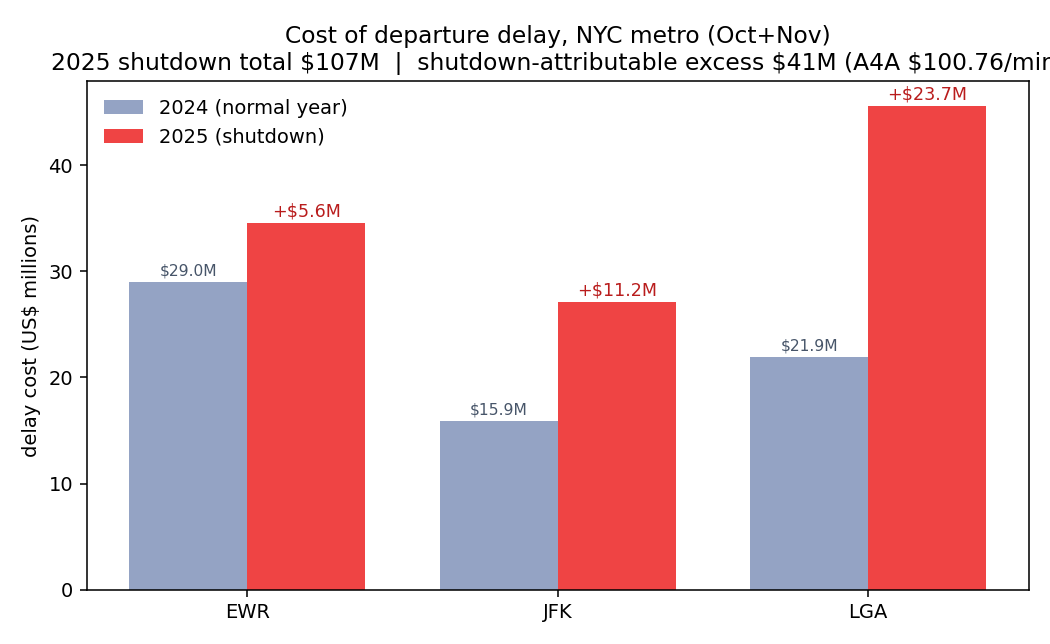

Here is the Python script that generated this plot:
"""Finance figure: dollar cost of delay, normal (2024) vs shutdown (2025),
per NYC-metro airport, using A4A CY2024 $100.76 per block-minute."""
import pandas as pd
import numpy as np
import matplotlib
matplotlib.use("Agg")
import matplotlib.pyplot as plt

COST = 100.76
raw = pd.read_csv("analysis/shutdown_raw_compare.csv")
raw["cost_2024_M"] = raw["total_delaymin_2024"] * COST / 1e6
raw["cost_2025_M"] = raw["total_delaymin_2025"] * COST / 1e6
raw["excess_M"] = raw["cost_2025_M"] - raw["cost_2024_M"]

fig, ax = plt.subplots(figsize=(7.5, 4.6))
x = np.arange(len(raw)); w = 0.38
ax.bar(x - w/2, raw["cost_2024_M"], w, label="2024 (normal year)", color="#94a3c4")
b = ax.bar(x + w/2, raw["cost_2025_M"], w, label="2025 (shutdown)", color="#ef4444")
# mark the shutdown-attributable excess on top of each 2025 bar
for i, r in raw.iterrows():
    ax.text(i + w/2, r["cost_2025_M"] + 0.6,
            f"+${r['excess_M']:.1f}M", ha="center", fontsize=9, color="#b91c1c")
    ax.text(i - w/2, r["cost_2024_M"] + 0.6,
            f"${r['cost_2024_M']:.1f}M", ha="center", fontsize=8, color="#475569")
ax.set_xticks(x); ax.set_xticklabels(raw["airport"])
ax.set_ylabel("delay cost (US$ millions)")
tot25 = raw["cost_2025_M"].sum(); exc = raw["excess_M"].sum()
ax.set_title(f"Cost of departure delay, NYC metro (Oct+Nov)\n"
             f"2025 shutdown total ${tot25:.0f}M  |  shutdown-attributable excess ${exc:.0f}M "
             f"(A4A ${COST}/min)")
ax.legend(frameon=False)
fig.tight_layout()
fig.savefig("analysis/fig_finance.png", dpi=140)
print(raw[["airport", "cost_2024_M", "cost_2025_M", "excess_M"]].round(1).to_string(index=False))
print(f"\nTotal 2025 cost ${tot25:.1f}M | total excess ${exc:.1f}M")
print("saved analysis/fig_finance.png")
